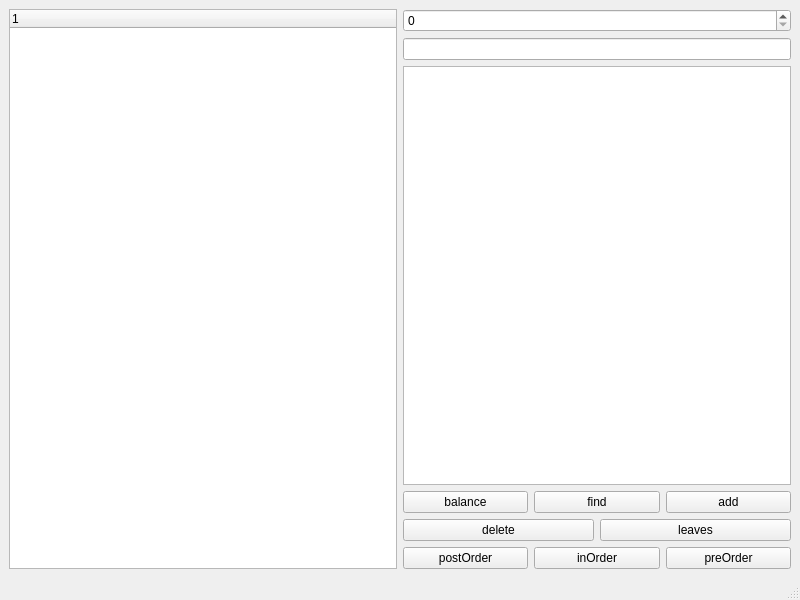
<?xml version="1.0" encoding="UTF-8"?>
<ui version="4.0">
 <class>MainWindow</class>
 <widget class="QMainWindow" name="MainWindow">
  <property name="geometry">
   <rect>
    <x>0</x>
    <y>0</y>
    <width>800</width>
    <height>600</height>
   </rect>
  </property>
  <property name="windowTitle">
   <string>MainWindow</string>
  </property>
  <widget class="QWidget" name="centralwidget">
   <layout class="QGridLayout" name="gridLayout">
    <item row="0" column="0">
     <widget class="QTreeWidget" name="treeWidget">
      <column>
       <property name="text">
        <string notr="true">1</string>
       </property>
      </column>
     </widget>
    </item>
    <item row="0" column="1">
     <layout class="QVBoxLayout" name="verticalLayout">
      <item>
       <widget class="QSpinBox" name="spinBox"/>
      </item>
      <item>
       <widget class="QLineEdit" name="lineEdit"/>
      </item>
      <item>
       <widget class="QTextBrowser" name="textBrowser"/>
      </item>
      <item>
       <layout class="QHBoxLayout" name="horizontalLayout">
        <item>
         <widget class="QPushButton" name="pushButton">
          <property name="text">
           <string>balance</string>
          </property>
         </widget>
        </item>
        <item>
         <widget class="QPushButton" name="pushButton_3">
          <property name="text">
           <string>find</string>
          </property>
         </widget>
        </item>
        <item>
         <widget class="QPushButton" name="pushButton_2">
          <property name="text">
           <string>add</string>
          </property>
         </widget>
        </item>
       </layout>
      </item>
      <item>
       <layout class="QHBoxLayout" name="horizontalLayout_3">
        <item>
         <widget class="QPushButton" name="pushButton_6">
          <property name="text">
           <string>delete</string>
          </property>
         </widget>
        </item>
        <item>
         <widget class="QPushButton" name="pushButton_8">
          <property name="text">
           <string>leaves</string>
          </property>
         </widget>
        </item>
       </layout>
      </item>
      <item>
       <layout class="QHBoxLayout" name="horizontalLayout_2">
        <item>
         <widget class="QPushButton" name="pushButton_7">
          <property name="text">
           <string>postOrder</string>
          </property>
         </widget>
        </item>
        <item>
         <widget class="QPushButton" name="pushButton_4">
          <property name="text">
           <string>inOrder</string>
          </property>
         </widget>
        </item>
        <item>
         <widget class="QPushButton" name="pushButton_5">
          <property name="text">
           <string>preOrder</string>
          </property>
         </widget>
        </item>
       </layout>
      </item>
     </layout>
    </item>
   </layout>
  </widget>
  <widget class="QMenuBar" name="menubar">
   <property name="geometry">
    <rect>
     <x>0</x>
     <y>0</y>
     <width>800</width>
     <height>22</height>
    </rect>
   </property>
  </widget>
  <widget class="QStatusBar" name="statusbar"/>
 </widget>
 <resources/>
 <connections/>
</ui>
